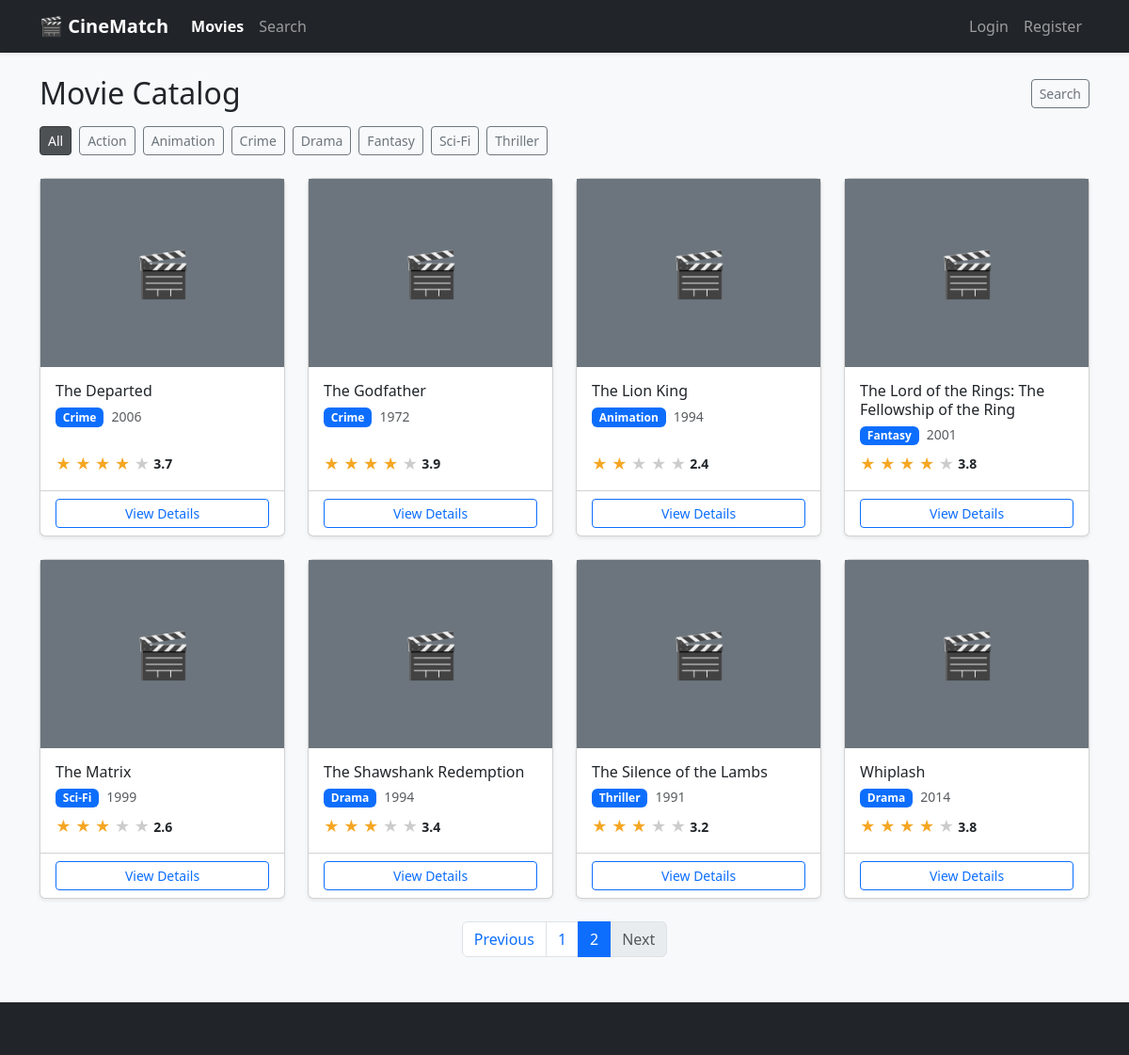
/movies/?page=2, run on the app's committed database.
### app/models.py (models this page shows, shortened)
class Movie(db.Model):
    __tablename__ = 'movies'
    id          = db.Column(db.Integer, primary_key=True)
    title       = db.Column(db.String(200), nullable=False)
    genre       = db.Column(db.String(100))
    year        = db.Column(db.Integer)
    director    = db.Column(db.String(100))
    description = db.Column(db.Text)
    poster_url  = db.Column(db.String(300))
    avg_rating  = db.Column(db.Float, default=0.0)
    ratings         = db.relationship('Rating', backref='movie', lazy=True)
    watchlist_items = db.relationship('Watchlist', backref='movie', lazy=True)
    recommendations = db.relationship('Recommendation', backref='movie', lazy=True)

### app/routes/movies.py (the view)
@movies_bp.route('/')
def catalog():
    page = request.args.get('page', 1, type=int)
    pagination = (Movie.query
                  .order_by(Movie.title)
                  .paginate(page=page, per_page=_PER_PAGE, error_out=False))
    genres = sorted({m.genre for m in Movie.query.with_entities(Movie.genre).all()})
    user_ratings = {}
    if current_user.is_authenticated:
        rows = Rating.query.filter_by(user_id=current_user.id).all()
        user_ratings = {r.movie_id: r.score for r in rows}
    return render_template('movies/catalog.html',
                           movies=pagination.items,
                           pagination=pagination,
                           genres=genres,
                           user_ratings=user_ratings)

### app/templates/movies/catalog.html (shortened to what this page needs)
{% extends 'base.html' %}
{% block content %}
<div class="d-flex justify-content-between align-items-center mb-3">
    <h2 class="mb-0">Movie Catalog</h2>
    <a href="{{ url_for('movies.search') }}" class="btn btn-outline-secondary btn-sm">Search</a>
</div>
<div class="mb-4 d-flex flex-wrap gap-2" id="genreFilters">
    <button class="btn btn-sm btn-dark genre-btn active" data-genre="all">All</button>
    {% for genre in genres %}
    <button class="btn btn-sm btn-outline-secondary genre-btn"
            data-genre="{{ genre }}">{{ genre }}</button>
    {% endfor %}
</div>
{% if movies %}
<div class="row row-cols-1 row-cols-sm-2 row-cols-md-3 row-cols-lg-4 g-4" id="movieGrid">
    {% for movie in movies %}
    <div class="col movie-item" data-genre="{{ movie.genre }}">
        <div class="card h-100 shadow-sm position-relative">
            {% if movie.poster_url %}
            <img src="{{ movie.poster_url }}" class="card-img-top" alt="{{ movie.title }}"
                 style="height:200px;object-fit:cover;">
            {% else %}
            <div class="bg-secondary text-white d-flex align-items-center justify-content-center"
                 style="height:200px;font-size:3rem;">&#127916;</div>
            {% endif %}
            <div class="card-body d-flex flex-column">
                <h6 class="card-title mb-1">{{ movie.title }}</h6>
                <div class="mb-2">
                    <span class="badge bg-primary">{{ movie.genre }}</span>
                    <span class="text-muted small ms-1">{{ movie.year }}</span>
                </div>
                <div class="mt-auto">
                    {% if movie.avg_rating %}
                    <div class="d-flex align-items-center gap-1">
                        <span>
                            {% for i in range(1, 6) %}
                                {% if movie.avg_rating >= i - 0.5 %}
                                <span class="star-on">&#9733;</span>
                                {% else %}
                                <span class="star-off">&#9733;</span>
                                {% endif %}
                            {% endfor %}
                        </span>
                        <span class="fw-semibold small">{{ '%.1f'|format(movie.avg_rating) }}</span>
                    </div>
                    {% else %}
                    <span class="text-muted small">Not rated yet</span>
                    {% endif %}
                </div>
            </div>
            <div class="card-footer bg-transparent">
                <a href="{{ url_for('movies.detail', id=movie.id) }}"
                   class="btn btn-sm btn-outline-primary w-100">View Details</a>
            </div>
        </div>
    </div>
    {% endfor %}
</div>
{% if pagination.pages > 1 %}
<nav class="mt-4">
    <ul class="pagination justify-content-center">
        <li class="page-item {% if not pagination.has_prev %}disabled{% endif %}">
            <a class="page-link"
               href="{{ url_for('movies.catalog', page=pagination.prev_num) }}">Previous</a>
        </li>
        {% for p in pagination.iter_pages(left_edge=1, right_edge=1, left_current=2, right_current=2) %}
            {% if p %}
            <li class="page-item {% if p == pagination.page %}active{% endif %}">
                <a class="page-link" href="{{ url_for('movies.catalog', page=p) }}">{{ p }}</a>
            </li>
            {% else %}
            <li class="page-item disabled"><span class="page-link">...</span></li>
            {% endif %}
        {% endfor %}
        <li class="page-item {% if not pagination.has_next %}disabled{% endif %}">
            <a class="page-link"
               href="{{ url_for('movies.catalog', page=pagination.next_num) }}">Next</a>
        </li>
    </ul>
</nav>
{% endif %}
{% else %}
<div class="text-center py-5 text-muted">
    <p class="fs-5">No movies in the catalog yet.</p>
    <p>Run <code>python seed.py</code> to add sample data.</p>
</div>
{% endif %}
{% endblock %}

### app/templates/base.html (style rules this page uses)
body { background: #f8f9fa; }
.star-on { color: #f5a623; }
.star-off { color: #ccc; }

### data on the page
Movie: genre "Action"
Movie: genre "Animation", title "The Lion King", year "1994", avg_rating "2.4"
Movie: genre "Crime", title "The Godfather", year "1972", avg_rating "3.9"
Movie: genre "Drama", title "The Shawshank Redemption", year "1994", avg_rating "3.4"
Movie: genre "Fantasy", title "The Lord of the Rings: The Fellowship of the Ring", year "2001", avg_rating "3.8"
Movie: genre "Sci-Fi"
Movie: genre "Thriller", title "The Silence of the Lambs", year "1991", avg_rating "3.2"
Movie: title "The Departed", genre "Crime", year "2006", avg_rating "3.7"
Movie: title "The Matrix", genre "Sci-Fi", year "1999", avg_rating "2.6"
Movie: title "Whiplash", genre "Drama", year "2014", avg_rating "3.8"

### other printed values
{{ p }} "1" "2"
